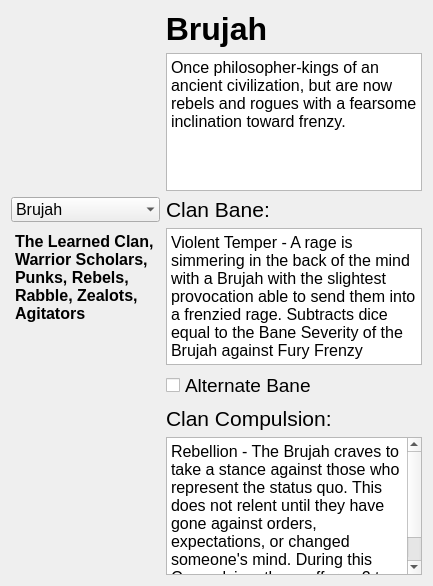
<?xml version="1.0" encoding="UTF-8"?>
<ui version="4.0">
 <class>Clans</class>
 <widget class="QWidget" name="Clans">
  <property name="geometry">
   <rect>
    <x>0</x>
    <y>0</y>
    <width>433</width>
    <height>586</height>
   </rect>
  </property>
  <property name="sizePolicy">
   <sizepolicy hsizetype="Ignored" vsizetype="Preferred">
    <horstretch>0</horstretch>
    <verstretch>0</verstretch>
   </sizepolicy>
  </property>
  <property name="windowTitle">
   <string>Form</string>
  </property>
  <layout class="QGridLayout" name="gridLayout">
   <item row="10" column="1">
    <widget class="QTextBrowser" name="compulsion">
     <property name="font">
      <font>
       <pointsize>12</pointsize>
      </font>
     </property>
     <property name="markdown">
      <string>Rebellion - The Brujah craves to take a stance against those who represent the
status quo. This does not relent until they have gone against orders,
expectations, or changed someone's mind. During this Compulsion, they suffer a
\-2 to dice all pools.

</string>
     </property>
     <property name="html">
      <string>&lt;!DOCTYPE HTML PUBLIC &quot;-//W3C//DTD HTML 4.0//EN&quot; &quot;http://www.w3.org/TR/REC-html40/strict.dtd&quot;&gt;
&lt;html&gt;&lt;head&gt;&lt;meta name=&quot;qrichtext&quot; content=&quot;1&quot; /&gt;&lt;meta charset=&quot;utf-8&quot; /&gt;&lt;style type=&quot;text/css&quot;&gt;
p, li { white-space: pre-wrap; }
hr { height: 1px; border-width: 0; }
li.unchecked::marker { content: &quot;\2610&quot;; }
li.checked::marker { content: &quot;\2612&quot;; }
&lt;/style&gt;&lt;/head&gt;&lt;body style=&quot; font-family:'Segoe UI'; font-size:12pt; font-weight:400; font-style:normal;&quot;&gt;
&lt;p style=&quot; margin-top:0px; margin-bottom:0px; margin-left:0px; margin-right:0px; -qt-block-indent:0; text-indent:0px;&quot;&gt;Rebellion - The Brujah craves to take a stance against those who represent the status quo. This does not relent until they have gone against orders, expectations, or changed someone's mind. During this Compulsion, they suffer a -2 to dice all pools.&lt;/p&gt;&lt;/body&gt;&lt;/html&gt;</string>
     </property>
     <property name="textInteractionFlags">
      <set>Qt::NoTextInteraction</set>
     </property>
     <property name="placeholderText">
      <string/>
     </property>
    </widget>
   </item>
   <item row="0" column="0" colspan="2">
    <widget class="QLabel" name="label">
     <property name="palette">
      <palette>
       <active>
        <colorrole role="Button">
         <brush brushstyle="SolidPattern">
          <color alpha="0">
           <red>0</red>
           <green>0</green>
           <blue>0</blue>
          </color>
         </brush>
        </colorrole>
        <colorrole role="Base">
         <brush brushstyle="SolidPattern">
          <color alpha="255">
           <red>0</red>
           <green>0</green>
           <blue>0</blue>
          </color>
         </brush>
        </colorrole>
        <colorrole role="Window">
         <brush brushstyle="SolidPattern">
          <color alpha="0">
           <red>0</red>
           <green>0</green>
           <blue>0</blue>
          </color>
         </brush>
        </colorrole>
       </active>
       <inactive>
        <colorrole role="Button">
         <brush brushstyle="SolidPattern">
          <color alpha="255">
           <red>240</red>
           <green>240</green>
           <blue>240</blue>
          </color>
         </brush>
        </colorrole>
        <colorrole role="Base">
         <brush brushstyle="SolidPattern">
          <color alpha="255">
           <red>255</red>
           <green>255</green>
           <blue>255</blue>
          </color>
         </brush>
        </colorrole>
        <colorrole role="Window">
         <brush brushstyle="SolidPattern">
          <color alpha="255">
           <red>240</red>
           <green>240</green>
           <blue>240</blue>
          </color>
         </brush>
        </colorrole>
       </inactive>
       <disabled>
        <colorrole role="Button">
         <brush brushstyle="SolidPattern">
          <color alpha="0">
           <red>0</red>
           <green>0</green>
           <blue>0</blue>
          </color>
         </brush>
        </colorrole>
        <colorrole role="Base">
         <brush brushstyle="SolidPattern">
          <color alpha="255">
           <red>0</red>
           <green>0</green>
           <blue>0</blue>
          </color>
         </brush>
        </colorrole>
        <colorrole role="Window">
         <brush brushstyle="SolidPattern">
          <color alpha="0">
           <red>0</red>
           <green>0</green>
           <blue>0</blue>
          </color>
         </brush>
        </colorrole>
       </disabled>
      </palette>
     </property>
     <property name="font">
      <font>
       <pointsize>24</pointsize>
       <bold>true</bold>
      </font>
     </property>
     <property name="text">
      <string>Brujah</string>
     </property>
     <property name="alignment">
      <set>Qt::AlignCenter</set>
     </property>
     <property name="textInteractionFlags">
      <set>Qt::NoTextInteraction</set>
     </property>
    </widget>
   </item>
   <item row="2" column="0">
    <widget class="QComboBox" name="comboBox">
     <property name="sizePolicy">
      <sizepolicy hsizetype="Preferred" vsizetype="Preferred">
       <horstretch>0</horstretch>
       <verstretch>0</verstretch>
      </sizepolicy>
     </property>
     <property name="font">
      <font>
       <pointsize>12</pointsize>
      </font>
     </property>
     <property name="contextMenuPolicy">
      <enum>Qt::DefaultContextMenu</enum>
     </property>
     <property name="layoutDirection">
      <enum>Qt::LeftToRight</enum>
     </property>
     <property name="autoFillBackground">
      <bool>false</bool>
     </property>
     <property name="styleSheet">
      <string notr="true">QComboBox {padding-left: 4px;}</string>
     </property>
     <property name="currentIndex">
      <number>1</number>
     </property>
     <property name="frame">
      <bool>false</bool>
     </property>
     <item>
      <property name="text">
       <string>Banu Haqim</string>
      </property>
     </item>
     <item>
      <property name="text">
       <string>Brujah</string>
      </property>
     </item>
     <item>
      <property name="text">
       <string>Caitiff</string>
      </property>
     </item>
     <item>
      <property name="text">
       <string>Gangrel</string>
      </property>
     </item>
     <item>
      <property name="text">
       <string>Hecata</string>
      </property>
     </item>
     <item>
      <property name="text">
       <string>Lasombra</string>
      </property>
     </item>
     <item>
      <property name="text">
       <string>Malkavian</string>
      </property>
     </item>
     <item>
      <property name="text">
       <string>Ministry</string>
      </property>
     </item>
     <item>
      <property name="text">
       <string>Nosferatu</string>
      </property>
     </item>
     <item>
      <property name="text">
       <string>Ravnos</string>
      </property>
     </item>
     <item>
      <property name="text">
       <string>Salubri</string>
      </property>
     </item>
     <item>
      <property name="text">
       <string>Thin-Blood</string>
      </property>
     </item>
     <item>
      <property name="text">
       <string>Toreador</string>
      </property>
     </item>
     <item>
      <property name="text">
       <string>Tremere</string>
      </property>
     </item>
     <item>
      <property name="text">
       <string>Tzimisce</string>
      </property>
     </item>
     <item>
      <property name="text">
       <string>Ventrue</string>
      </property>
     </item>
    </widget>
   </item>
   <item row="4" column="0">
    <widget class="QTextBrowser" name="nicknames">
     <property name="sizePolicy">
      <sizepolicy hsizetype="Expanding" vsizetype="Maximum">
       <horstretch>0</horstretch>
       <verstretch>0</verstretch>
      </sizepolicy>
     </property>
     <property name="palette">
      <palette>
       <active>
        <colorrole role="Button">
         <brush brushstyle="SolidPattern">
          <color alpha="0">
           <red>0</red>
           <green>0</green>
           <blue>0</blue>
          </color>
         </brush>
        </colorrole>
        <colorrole role="Base">
         <brush brushstyle="SolidPattern">
          <color alpha="255">
           <red>0</red>
           <green>0</green>
           <blue>0</blue>
          </color>
         </brush>
        </colorrole>
        <colorrole role="Window">
         <brush brushstyle="SolidPattern">
          <color alpha="0">
           <red>0</red>
           <green>0</green>
           <blue>0</blue>
          </color>
         </brush>
        </colorrole>
       </active>
       <inactive>
        <colorrole role="Button">
         <brush brushstyle="SolidPattern">
          <color alpha="255">
           <red>38</red>
           <green>38</green>
           <blue>38</blue>
          </color>
         </brush>
        </colorrole>
        <colorrole role="Base">
         <brush brushstyle="SolidPattern">
          <color alpha="255">
           <red>38</red>
           <green>39</green>
           <blue>40</blue>
          </color>
         </brush>
        </colorrole>
        <colorrole role="Window">
         <brush brushstyle="SolidPattern">
          <color alpha="255">
           <red>38</red>
           <green>38</green>
           <blue>38</blue>
          </color>
         </brush>
        </colorrole>
       </inactive>
       <disabled>
        <colorrole role="Button">
         <brush brushstyle="SolidPattern">
          <color alpha="0">
           <red>0</red>
           <green>0</green>
           <blue>0</blue>
          </color>
         </brush>
        </colorrole>
        <colorrole role="Base">
         <brush brushstyle="SolidPattern">
          <color alpha="255">
           <red>0</red>
           <green>0</green>
           <blue>0</blue>
          </color>
         </brush>
        </colorrole>
        <colorrole role="Window">
         <brush brushstyle="SolidPattern">
          <color alpha="0">
           <red>0</red>
           <green>0</green>
           <blue>0</blue>
          </color>
         </brush>
        </colorrole>
       </disabled>
      </palette>
     </property>
     <property name="font">
      <font>
       <pointsize>12</pointsize>
       <bold>true</bold>
      </font>
     </property>
     <property name="styleSheet">
      <string notr="true">background-color: transparent;</string>
     </property>
     <property name="frameShape">
      <enum>QFrame::NoFrame</enum>
     </property>
     <property name="html">
      <string>&lt;!DOCTYPE HTML PUBLIC &quot;-//W3C//DTD HTML 4.0//EN&quot; &quot;http://www.w3.org/TR/REC-html40/strict.dtd&quot;&gt;
&lt;html&gt;&lt;head&gt;&lt;meta name=&quot;qrichtext&quot; content=&quot;1&quot; /&gt;&lt;meta charset=&quot;utf-8&quot; /&gt;&lt;style type=&quot;text/css&quot;&gt;
p, li { white-space: pre-wrap; }
hr { height: 1px; border-width: 0; }
li.unchecked::marker { content: &quot;\2610&quot;; }
li.checked::marker { content: &quot;\2612&quot;; }
&lt;/style&gt;&lt;/head&gt;&lt;body style=&quot; font-family:'Segoe UI'; font-size:12pt; font-weight:700; font-style:normal;&quot;&gt;
&lt;p style=&quot; margin-top:0px; margin-bottom:0px; margin-left:0px; margin-right:0px; -qt-block-indent:0; text-indent:0px;&quot;&gt;The Learned Clan, Warrior Scholars, Punks, Rebels, Rabble, Zealots, Agitators&lt;/p&gt;&lt;/body&gt;&lt;/html&gt;</string>
     </property>
     <property name="textInteractionFlags">
      <set>Qt::NoTextInteraction</set>
     </property>
     <property name="placeholderText">
      <string>The Learned Clan, Warrior Scholars, Punks, Rebels, Rabble, Zealots, Agitators</string>
     </property>
    </widget>
   </item>
   <item row="1" column="0">
    <widget class="QLabel" name="picture">
     <property name="sizePolicy">
      <sizepolicy hsizetype="Fixed" vsizetype="Fixed">
       <horstretch>0</horstretch>
       <verstretch>0</verstretch>
      </sizepolicy>
     </property>
     <property name="maximumSize">
      <size>
       <width>16777215</width>
       <height>16777215</height>
      </size>
     </property>
     <property name="font">
      <font>
       <pointsize>10</pointsize>
      </font>
     </property>
     <property name="layoutDirection">
      <enum>Qt::LeftToRight</enum>
     </property>
     <property name="text">
      <string/>
     </property>
     <property name="pixmap">
      <pixmap resource="resources.qrc">:/images/clans/Brujah.png</pixmap>
     </property>
     <property name="scaledContents">
      <bool>true</bool>
     </property>
     <property name="alignment">
      <set>Qt::AlignCenter</set>
     </property>
     <property name="wordWrap">
      <bool>false</bool>
     </property>
    </widget>
   </item>
   <item row="10" column="0">
    <widget class="QTextBrowser" name="discplineList">
     <property name="sizePolicy">
      <sizepolicy hsizetype="Expanding" vsizetype="Expanding">
       <horstretch>0</horstretch>
       <verstretch>0</verstretch>
      </sizepolicy>
     </property>
     <property name="font">
      <font>
       <pointsize>14</pointsize>
      </font>
     </property>
     <property name="styleSheet">
      <string notr="true">background-color: transparent;</string>
     </property>
     <property name="frameShape">
      <enum>QFrame::StyledPanel</enum>
     </property>
     <property name="markdown">
      <string/>
     </property>
     <property name="html">
      <string>&lt;!DOCTYPE HTML PUBLIC &quot;-//W3C//DTD HTML 4.0//EN&quot; &quot;http://www.w3.org/TR/REC-html40/strict.dtd&quot;&gt;
&lt;html&gt;&lt;head&gt;&lt;meta name=&quot;qrichtext&quot; content=&quot;1&quot; /&gt;&lt;meta charset=&quot;utf-8&quot; /&gt;&lt;style type=&quot;text/css&quot;&gt;
p, li { white-space: pre-wrap; }
hr { height: 1px; border-width: 0; }
li.unchecked::marker { content: &quot;\2610&quot;; }
li.checked::marker { content: &quot;\2612&quot;; }
&lt;/style&gt;&lt;/head&gt;&lt;body style=&quot; font-family:'Segoe UI'; font-size:14pt; font-weight:400; font-style:normal;&quot;&gt;
&lt;p style=&quot;-qt-paragraph-type:empty; margin-top:9px; margin-bottom:9px; margin-left:0px; margin-right:0px; -qt-block-indent:0; text-indent:0px;&quot;&gt;&lt;br /&gt;&lt;/p&gt;&lt;/body&gt;&lt;/html&gt;</string>
     </property>
     <property name="textInteractionFlags">
      <set>Qt::NoTextInteraction</set>
     </property>
     <property name="placeholderText">
      <string/>
     </property>
     <property name="source">
      <url>
       <string>disciplines:%5Cn</string>
      </url>
     </property>
    </widget>
   </item>
   <item row="2" column="1">
    <widget class="QLabel" name="label_2">
     <property name="palette">
      <palette>
       <active>
        <colorrole role="Button">
         <brush brushstyle="SolidPattern">
          <color alpha="0">
           <red>0</red>
           <green>0</green>
           <blue>0</blue>
          </color>
         </brush>
        </colorrole>
        <colorrole role="Base">
         <brush brushstyle="SolidPattern">
          <color alpha="255">
           <red>0</red>
           <green>0</green>
           <blue>0</blue>
          </color>
         </brush>
        </colorrole>
        <colorrole role="Window">
         <brush brushstyle="SolidPattern">
          <color alpha="0">
           <red>0</red>
           <green>0</green>
           <blue>0</blue>
          </color>
         </brush>
        </colorrole>
       </active>
       <inactive>
        <colorrole role="Button">
         <brush brushstyle="SolidPattern">
          <color alpha="255">
           <red>240</red>
           <green>240</green>
           <blue>240</blue>
          </color>
         </brush>
        </colorrole>
        <colorrole role="Base">
         <brush brushstyle="SolidPattern">
          <color alpha="255">
           <red>255</red>
           <green>255</green>
           <blue>255</blue>
          </color>
         </brush>
        </colorrole>
        <colorrole role="Window">
         <brush brushstyle="SolidPattern">
          <color alpha="255">
           <red>240</red>
           <green>240</green>
           <blue>240</blue>
          </color>
         </brush>
        </colorrole>
       </inactive>
       <disabled>
        <colorrole role="Button">
         <brush brushstyle="SolidPattern">
          <color alpha="0">
           <red>0</red>
           <green>0</green>
           <blue>0</blue>
          </color>
         </brush>
        </colorrole>
        <colorrole role="Base">
         <brush brushstyle="SolidPattern">
          <color alpha="255">
           <red>0</red>
           <green>0</green>
           <blue>0</blue>
          </color>
         </brush>
        </colorrole>
        <colorrole role="Window">
         <brush brushstyle="SolidPattern">
          <color alpha="0">
           <red>0</red>
           <green>0</green>
           <blue>0</blue>
          </color>
         </brush>
        </colorrole>
       </disabled>
      </palette>
     </property>
     <property name="font">
      <font>
       <pointsize>16</pointsize>
       <bold>false</bold>
      </font>
     </property>
     <property name="text">
      <string>Clan Bane:</string>
     </property>
     <property name="alignment">
      <set>Qt::AlignLeading|Qt::AlignLeft|Qt::AlignVCenter</set>
     </property>
    </widget>
   </item>
   <item row="1" column="1">
    <widget class="QTextBrowser" name="desc">
     <property name="sizePolicy">
      <sizepolicy hsizetype="Minimum" vsizetype="Preferred">
       <horstretch>0</horstretch>
       <verstretch>0</verstretch>
      </sizepolicy>
     </property>
     <property name="font">
      <font>
       <pointsize>12</pointsize>
      </font>
     </property>
     <property name="markdown">
      <string>Once philosopher-kings of an ancient civilization, but are now rebels and
rogues with a fearsome inclination toward frenzy.

</string>
     </property>
     <property name="html">
      <string>&lt;!DOCTYPE HTML PUBLIC &quot;-//W3C//DTD HTML 4.0//EN&quot; &quot;http://www.w3.org/TR/REC-html40/strict.dtd&quot;&gt;
&lt;html&gt;&lt;head&gt;&lt;meta name=&quot;qrichtext&quot; content=&quot;1&quot; /&gt;&lt;meta charset=&quot;utf-8&quot; /&gt;&lt;style type=&quot;text/css&quot;&gt;
p, li { white-space: pre-wrap; }
hr { height: 1px; border-width: 0; }
li.unchecked::marker { content: &quot;\2610&quot;; }
li.checked::marker { content: &quot;\2612&quot;; }
&lt;/style&gt;&lt;/head&gt;&lt;body style=&quot; font-family:'Segoe UI'; font-size:12pt; font-weight:400; font-style:normal;&quot;&gt;
&lt;p style=&quot; margin-top:12px; margin-bottom:12px; margin-left:0px; margin-right:0px; -qt-block-indent:0; text-indent:0px;&quot;&gt;Once philosopher-kings of an ancient civilization, but are now rebels and rogues with a fearsome inclination toward frenzy.&lt;/p&gt;&lt;/body&gt;&lt;/html&gt;</string>
     </property>
     <property name="textInteractionFlags">
      <set>Qt::NoTextInteraction</set>
     </property>
     <property name="placeholderText">
      <string/>
     </property>
    </widget>
   </item>
   <item row="8" column="1">
    <widget class="QLabel" name="label_3">
     <property name="palette">
      <palette>
       <active>
        <colorrole role="Button">
         <brush brushstyle="SolidPattern">
          <color alpha="0">
           <red>0</red>
           <green>0</green>
           <blue>0</blue>
          </color>
         </brush>
        </colorrole>
        <colorrole role="Base">
         <brush brushstyle="SolidPattern">
          <color alpha="255">
           <red>0</red>
           <green>0</green>
           <blue>0</blue>
          </color>
         </brush>
        </colorrole>
        <colorrole role="Window">
         <brush brushstyle="SolidPattern">
          <color alpha="0">
           <red>0</red>
           <green>0</green>
           <blue>0</blue>
          </color>
         </brush>
        </colorrole>
       </active>
       <inactive>
        <colorrole role="Button">
         <brush brushstyle="SolidPattern">
          <color alpha="255">
           <red>240</red>
           <green>240</green>
           <blue>240</blue>
          </color>
         </brush>
        </colorrole>
        <colorrole role="Base">
         <brush brushstyle="SolidPattern">
          <color alpha="255">
           <red>255</red>
           <green>255</green>
           <blue>255</blue>
          </color>
         </brush>
        </colorrole>
        <colorrole role="Window">
         <brush brushstyle="SolidPattern">
          <color alpha="255">
           <red>240</red>
           <green>240</green>
           <blue>240</blue>
          </color>
         </brush>
        </colorrole>
       </inactive>
       <disabled>
        <colorrole role="Button">
         <brush brushstyle="SolidPattern">
          <color alpha="0">
           <red>0</red>
           <green>0</green>
           <blue>0</blue>
          </color>
         </brush>
        </colorrole>
        <colorrole role="Base">
         <brush brushstyle="SolidPattern">
          <color alpha="255">
           <red>0</red>
           <green>0</green>
           <blue>0</blue>
          </color>
         </brush>
        </colorrole>
        <colorrole role="Window">
         <brush brushstyle="SolidPattern">
          <color alpha="0">
           <red>0</red>
           <green>0</green>
           <blue>0</blue>
          </color>
         </brush>
        </colorrole>
       </disabled>
      </palette>
     </property>
     <property name="font">
      <font>
       <pointsize>16</pointsize>
       <bold>false</bold>
      </font>
     </property>
     <property name="text">
      <string>Clan Compulsion:</string>
     </property>
     <property name="alignment">
      <set>Qt::AlignLeading|Qt::AlignLeft|Qt::AlignVCenter</set>
     </property>
    </widget>
   </item>
   <item row="4" column="1">
    <layout class="QVBoxLayout" name="verticalLayout">
     <item>
      <widget class="QTextBrowser" name="bane">
       <property name="font">
        <font>
         <pointsize>12</pointsize>
        </font>
       </property>
       <property name="markdown">
        <string>Violent Temper - A rage is simmering in the back of the mind with a Brujah with
the slightest provocation able to send them into a frenzied rage. Subtracts
dice equal to the Bane Severity of the Brujah against Fury Frenzy

</string>
       </property>
       <property name="html">
        <string>&lt;!DOCTYPE HTML PUBLIC &quot;-//W3C//DTD HTML 4.0//EN&quot; &quot;http://www.w3.org/TR/REC-html40/strict.dtd&quot;&gt;
&lt;html&gt;&lt;head&gt;&lt;meta name=&quot;qrichtext&quot; content=&quot;1&quot; /&gt;&lt;meta charset=&quot;utf-8&quot; /&gt;&lt;style type=&quot;text/css&quot;&gt;
p, li { white-space: pre-wrap; }
hr { height: 1px; border-width: 0; }
li.unchecked::marker { content: &quot;\2610&quot;; }
li.checked::marker { content: &quot;\2612&quot;; }
&lt;/style&gt;&lt;/head&gt;&lt;body style=&quot; font-family:'Segoe UI'; font-size:12pt; font-weight:400; font-style:normal;&quot;&gt;
&lt;p style=&quot; margin-top:0px; margin-bottom:0px; margin-left:0px; margin-right:0px; -qt-block-indent:0; text-indent:0px;&quot;&gt;Violent Temper - A rage is simmering in the back of the mind with a Brujah with the slightest provocation able to send them into a frenzied rage. Subtracts dice equal to the Bane Severity of the Brujah against Fury Frenzy&lt;/p&gt;&lt;/body&gt;&lt;/html&gt;</string>
       </property>
       <property name="textInteractionFlags">
        <set>Qt::NoTextInteraction</set>
       </property>
       <property name="placeholderText">
        <string/>
       </property>
      </widget>
     </item>
     <item>
      <widget class="QCheckBox" name="checkBox">
       <property name="palette">
        <palette>
         <active>
          <colorrole role="Button">
           <brush brushstyle="SolidPattern">
            <color alpha="0">
             <red>0</red>
             <green>0</green>
             <blue>0</blue>
            </color>
           </brush>
          </colorrole>
          <colorrole role="Base">
           <brush brushstyle="SolidPattern">
            <color alpha="255">
             <red>0</red>
             <green>0</green>
             <blue>0</blue>
            </color>
           </brush>
          </colorrole>
          <colorrole role="Window">
           <brush brushstyle="SolidPattern">
            <color alpha="0">
             <red>0</red>
             <green>0</green>
             <blue>0</blue>
            </color>
           </brush>
          </colorrole>
         </active>
         <inactive>
          <colorrole role="Button">
           <brush brushstyle="SolidPattern">
            <color alpha="255">
             <red>240</red>
             <green>240</green>
             <blue>240</blue>
            </color>
           </brush>
          </colorrole>
          <colorrole role="Base">
           <brush brushstyle="SolidPattern">
            <color alpha="255">
             <red>255</red>
             <green>255</green>
             <blue>255</blue>
            </color>
           </brush>
          </colorrole>
          <colorrole role="Window">
           <brush brushstyle="SolidPattern">
            <color alpha="255">
             <red>240</red>
             <green>240</green>
             <blue>240</blue>
            </color>
           </brush>
          </colorrole>
         </inactive>
         <disabled>
          <colorrole role="Button">
           <brush brushstyle="SolidPattern">
            <color alpha="0">
             <red>0</red>
             <green>0</green>
             <blue>0</blue>
            </color>
           </brush>
          </colorrole>
          <colorrole role="Base">
           <brush brushstyle="SolidPattern">
            <color alpha="255">
             <red>0</red>
             <green>0</green>
             <blue>0</blue>
            </color>
           </brush>
          </colorrole>
          <colorrole role="Window">
           <brush brushstyle="SolidPattern">
            <color alpha="0">
             <red>0</red>
             <green>0</green>
             <blue>0</blue>
            </color>
           </brush>
          </colorrole>
         </disabled>
        </palette>
       </property>
       <property name="font">
        <font>
         <pointsize>14</pointsize>
        </font>
       </property>
       <property name="text">
        <string>Alternate Bane</string>
       </property>
       <property name="iconSize">
        <size>
         <width>20</width>
         <height>20</height>
        </size>
       </property>
      </widget>
     </item>
    </layout>
   </item>
  </layout>
 </widget>
 <resources>
  <include location="resources.qrc"/>
 </resources>
 <connections/>
</ui>
